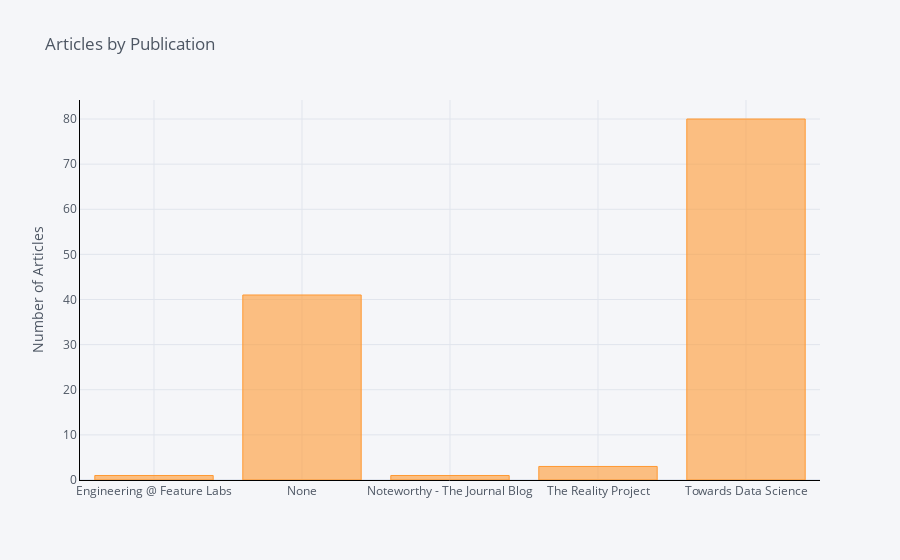
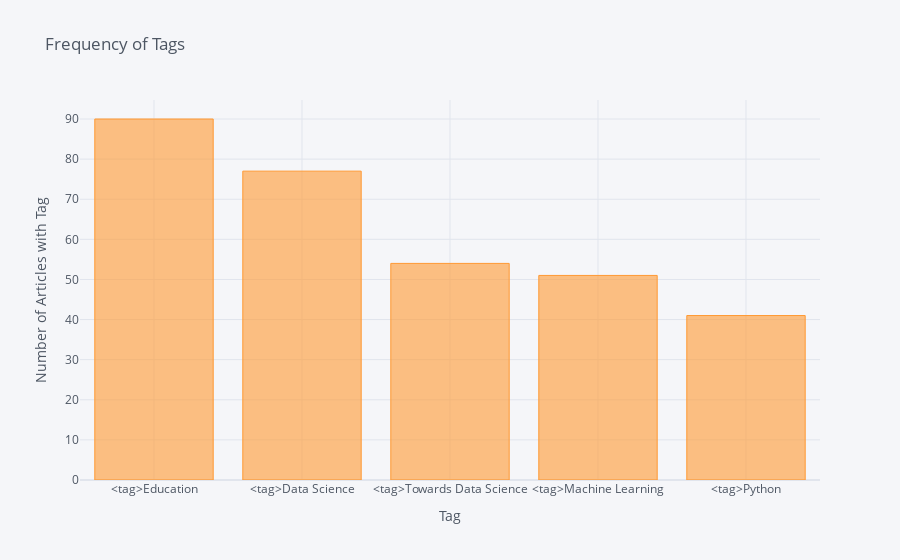
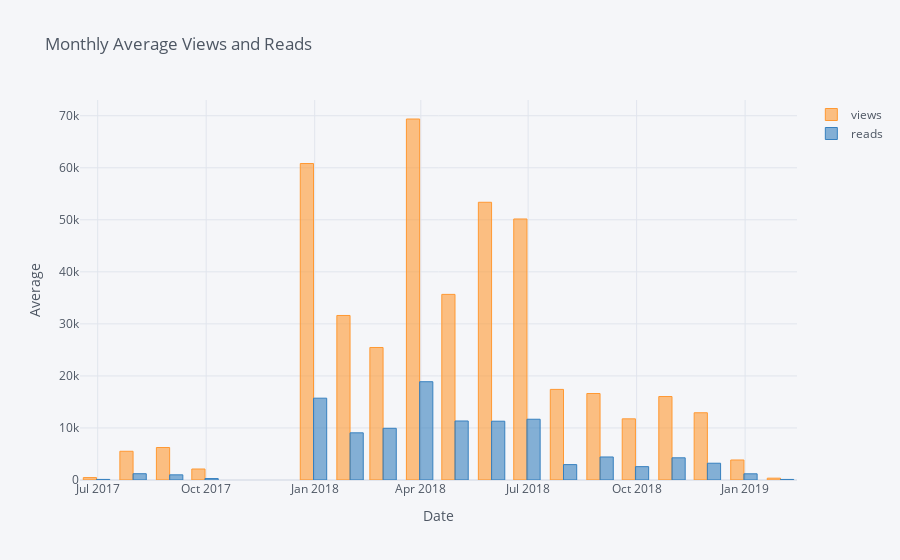

Notebook cell for these charts, in order:
### Code cell
# Bar Plot
# For a bar plot, we need to apply some sort of aggregation function and then plot
df.groupby('publication').count()['fans'].iplot(
    kind='bar',
    yTitle='Number of Articles',
    linecolor='black',
    title='Articles by Publication'
)

df[[c for c in df if '<tag>' in c]].sum().iplot(
    kind='bar',
    xTitle='Tag',
    yTitle='Number of Articles with Tag',
    title='Frequency of Tags',
    sortbars=True
)

# Resample to monthly frequency and plot 
df2 = df[['views', 'reads', 'published_date']].set_index('published_date').\
        resample('M').mean()

df2.iplot(kind='bar', xTitle='Date', yTitle='Average',
         title='Monthly Average Views and Reads')

### Figure 1 — Plotly figure (JSON) as saved in the notebook; plotly's stock layout.template omitted (floating-point values rounded to 4 significant figures)
{"data": [{"marker": {"color": "rgba(255, 153, 51, 0.6)", "line": {"color": "rgba(255, 153, 51, 1.0)", "width": 1}}, "name": "fans", "orientation": "v", "text": "", "type": "bar", "x": ["Engineering @ Feature Labs", "None", "Noteworthy - The Journal Blog", "The Reality Project", "Towards Data Science"], "y": [1, 41, 1, 3, 80]}], "layout": {"legend": {"bgcolor": "#F5F6F9", "font": {"color": "#4D5663"}}, "paper_bgcolor": "#F5F6F9", "plot_bgcolor": "#F5F6F9", "title": {"font": {"color": "#4D5663"}, "text": "Articles by Publication"}, "xaxis": {"gridcolor": "#E1E5ED", "linecolor": "black", "showgrid": true, "tickfont": {"color": "#4D5663"}, "title": {"font": {"color": "#4D5663"}, "text": ""}, "zerolinecolor": "#E1E5ED"}, "yaxis": {"gridcolor": "#E1E5ED", "linecolor": "black", "showgrid": true, "tickfont": {"color": "#4D5663"}, "title": {"font": {"color": "#4D5663"}, "text": "Number of Articles"}, "zerolinecolor": "#E1E5ED"}}}

### Figure 2 — Plotly figure (JSON) as saved in the notebook; plotly's stock layout.template omitted (floating-point values rounded to 4 significant figures)
{"data": [{"marker": {"color": "rgba(255, 153, 51, 0.6)", "line": {"color": "rgba(255, 153, 51, 1.0)", "width": 1}}, "name": "None", "orientation": "v", "text": "", "type": "bar", "x": ["<tag>Education", "<tag>Data Science", "<tag>Towards Data Science", "<tag>Machine Learning", "<tag>Python"], "y": [90, 77, 54, 51, 41]}], "layout": {"legend": {"bgcolor": "#F5F6F9", "font": {"color": "#4D5663"}}, "paper_bgcolor": "#F5F6F9", "plot_bgcolor": "#F5F6F9", "title": {"font": {"color": "#4D5663"}, "text": "Frequency of Tags"}, "xaxis": {"gridcolor": "#E1E5ED", "showgrid": true, "tickfont": {"color": "#4D5663"}, "title": {"font": {"color": "#4D5663"}, "text": "Tag"}, "zerolinecolor": "#E1E5ED"}, "yaxis": {"gridcolor": "#E1E5ED", "showgrid": true, "tickfont": {"color": "#4D5663"}, "title": {"font": {"color": "#4D5663"}, "text": "Number of Articles with Tag"}, "zerolinecolor": "#E1E5ED"}}}

### Figure 3 — Plotly figure (JSON) as saved in the notebook; plotly's stock layout.template omitted (floating-point values rounded to 4 significant figures)
{"data": [{"marker": {"color": "rgba(255, 153, 51, 0.6)", "line": {"color": "rgba(255, 153, 51, 1.0)", "width": 1}}, "name": "views", "orientation": "v", "text": "", "type": "bar", "x": ["2017-06-30", "2017-07-31", "2017-08-31", "2017-09-30", "2017-10-31", "2017-11-30", "2017-12-31", "2018-01-31", "2018-02-28", "2018-03-31", "2018-04-30", "2018-05-31", "2018-06-30", "2018-07-31", "2018-08-31", "2018-09-30", "2018-10-31", "2018-11-30", "2018-12-31", "2019-01-31"], "y": [463.7, 5521.0, 6243.0, 2113, "", "", 60820.0, 31620.0, 25460.0, 69370.0, 35670.0, 53370.0, 50160.0, 17410, 16620.0, 11760.0, 16040.0, 12920.0, 3845.0, 354.3]}, {"marker": {"color": "rgba(55, 128, 191, 0.6)", "line": {"color": "rgba(55, 128, 191, 1.0)", "width": 1}}, "name": "reads", "orientation": "v", "text": "", "type": "bar", "x": ["2017-06-30", "2017-07-31", "2017-08-31", "2017-09-30", "2017-10-31", "2017-11-30", "2017-12-31", "2018-01-31", "2018-02-28", "2018-03-31", "2018-04-30", "2018-05-31", "2018-06-30", "2018-07-31", "2018-08-31", "2018-09-30", "2018-10-31", "2018-11-30", "2018-12-31", "2019-01-31"], "y": [112.3, 1207.0, 993.7, 279, "", "", 15724, 9066.0, 9934.0, 18884, 11340.0, 11298, 11680.0, 2957.0, 4423.0, 2565.0, 4265.0, 3224.0, 1189.0, 110.3]}], "layout": {"legend": {"bgcolor": "#F5F6F9", "font": {"color": "#4D5663"}}, "paper_bgcolor": "#F5F6F9", "plot_bgcolor": "#F5F6F9", "title": {"font": {"color": "#4D5663"}, "text": "Monthly Average Views and Reads"}, "xaxis": {"gridcolor": "#E1E5ED", "showgrid": true, "tickfont": {"color": "#4D5663"}, "title": {"font": {"color": "#4D5663"}, "text": "Date"}, "zerolinecolor": "#E1E5ED"}, "yaxis": {"gridcolor": "#E1E5ED", "showgrid": true, "tickfont": {"color": "#4D5663"}, "title": {"font": {"color": "#4D5663"}, "text": "Average"}, "zerolinecolor": "#E1E5ED"}}}
